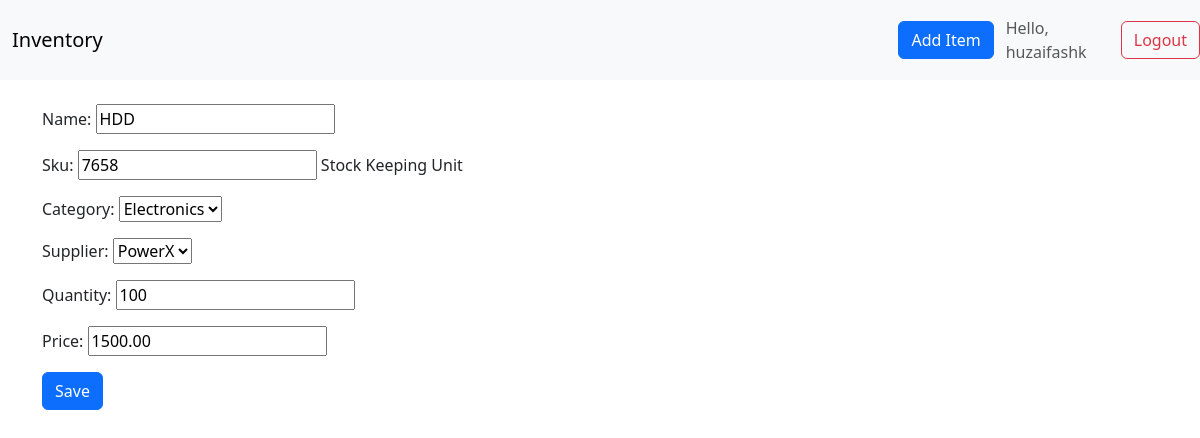
The page /item/3/edit/ (signed in) on the database its author committed.
### products/models.py (models this page shows, shortened)
class Item(models.Model):
    name = models.CharField(max_length=200)
    sku = models.CharField(max_length=50, unique=True, help_text="Stock Keeping Unit")
    category = models.ForeignKey(Category, on_delete=models.SET_NULL, null=True)
    supplier = models.ForeignKey(Supplier, on_delete=models.SET_NULL, null=True)
    quantity = models.PositiveIntegerField(default=0)
    price = models.DecimalField(max_digits=10, decimal_places=2)
    added_date = models.DateField(auto_now_add=True)

class Category(models.Model):
    name = models.CharField(max_length=100, unique=True)
    def __str__(self):
        return self.name

class Supplier(models.Model):
    name = models.CharField(max_length=200)
    contact_email = models.EmailField(blank=True)
    phone = models.CharField(max_length=20, blank=True)
    def __str__(self):
        return self.name

### products/views.py (the view)
# urls.py: path('item/<int:pk>/edit/', views.ItemUpdateView.as_view(), name='item_edit'),
class ItemUpdateView(LoginRequiredMixin, UpdateView):
    model = Item
    fields = ['name', 'sku', 'category', 'supplier', 'quantity', 'price']
    template_name = 'products/item_form.html'
    success_url = reverse_lazy('products:item_list')
    extra_context = {'title': 'Edit Item'}

### products/templates/products/item_form.html (shortened to what this page needs)
{% extends 'products/base.html' %}
{% block content %}
<form method="post">
  {{ form.as_p }}
  <button class="btn btn-primary" type="submit">Save</button>
</form>
{% endblock %}

### products/templates/products/base.html (shortened to what this page needs)
<!DOCTYPE html>
<html lang="en">
<head>
  <link rel="stylesheet" href="https://cdn.jsdelivr.net/npm/bootstrap@5.3.0/dist/css/bootstrap.min.css">
</head>
<body>
  <nav class="navbar navbar-expand-lg navbar-light bg-light mb-4">
    <div class="container-fluid">
      <a class="navbar-brand" href="{% url 'products:item_list' %}">Inventory</a>
      <a class="btn btn-primary" href="{% url 'products:item_add' %}">Add Item</a>
    </div>
    {% if user.is_authenticated %}
  <span class="navbar-text me-2">Hello, {{ user.username }}</span>
  <form method="post" action="{% url 'logout' %}" style="display:inline;">
    <button class="btn btn-outline-danger" type="submit">Logout</button>
  </form>
{% else %}
  <a class="btn btn-outline-primary" href="{% url 'login' %}">Login</a>
{% endif %}
  </nav>
  <div class="container">
    {% block content %}{% endblock %}
  </div>
</body>
</html>

### rows shown on the page
Item: name "HDD", sku "7658", category "Electronics", supplier "PowerX", quantity "100", price "1500.00"

### other values the page prints
{{ user.username }} "huzaifashk"
